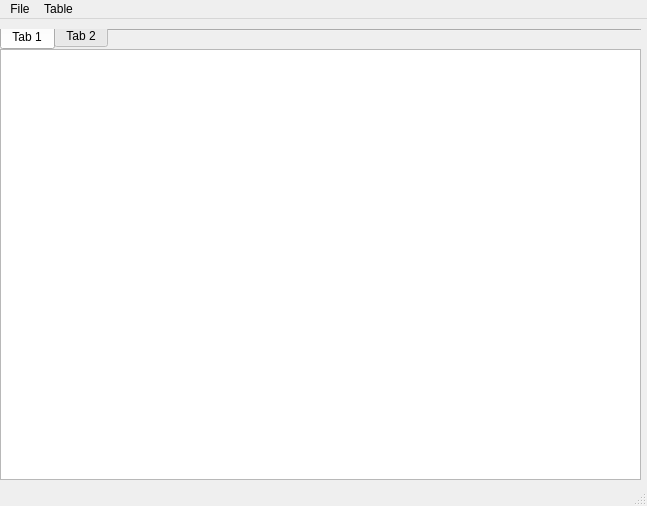
<?xml version="1.0" encoding="UTF-8"?>
<ui version="4.0">
 <class>MainWindow</class>
 <widget class="QMainWindow" name="MainWindow">
  <property name="geometry">
   <rect>
    <x>0</x>
    <y>0</y>
    <width>647</width>
    <height>506</height>
   </rect>
  </property>
  <property name="windowTitle">
   <string>CSV Files Editor</string>
  </property>
  <property name="toolButtonStyle">
   <enum>Qt::ToolButtonIconOnly</enum>
  </property>
  <property name="dockOptions">
   <set>QMainWindow::AllowTabbedDocks|QMainWindow::AnimatedDocks</set>
  </property>
  <property name="unifiedTitleAndToolBarOnMac">
   <bool>false</bool>
  </property>
  <widget class="QWidget" name="centralwidget">
   <widget class="QWidget" name="gridLayoutWidget">
    <property name="geometry">
     <rect>
      <x>0</x>
      <y>30</y>
      <width>641</width>
      <height>431</height>
     </rect>
    </property>
    <layout class="QGridLayout" name="gridLayout">
     <item row="0" column="0">
      <widget class="QTableView" name="tableView"/>
     </item>
    </layout>
   </widget>
   <widget class="QTabWidget" name="pagesTabs">
    <property name="geometry">
     <rect>
      <x>0</x>
      <y>10</y>
      <width>641</width>
      <height>21</height>
     </rect>
    </property>
    <property name="tabPosition">
     <enum>QTabWidget::South</enum>
    </property>
    <property name="currentIndex">
     <number>0</number>
    </property>
    <widget class="QWidget" name="tab_3">
     <attribute name="title">
      <string>Tab 1</string>
     </attribute>
    </widget>
    <widget class="QWidget" name="tab_4">
     <attribute name="title">
      <string>Tab 2</string>
     </attribute>
    </widget>
   </widget>
   <zorder>pagesTabs</zorder>
   <zorder>gridLayoutWidget</zorder>
  </widget>
  <widget class="QMenuBar" name="menubar">
   <property name="geometry">
    <rect>
     <x>0</x>
     <y>0</y>
     <width>647</width>
     <height>20</height>
    </rect>
   </property>
   <widget class="QMenu" name="menuFile">
    <property name="title">
     <string>File</string>
    </property>
    <addaction name="actionOpen"/>
    <addaction name="actionSave"/>
    <addaction name="actionClose"/>
   </widget>
   <widget class="QMenu" name="menuTable">
    <property name="title">
     <string>Table</string>
    </property>
    <addaction name="actionSearch"/>
    <addaction name="actionInsert"/>
    <addaction name="actionRemove"/>
   </widget>
   <addaction name="menuFile"/>
   <addaction name="menuTable"/>
  </widget>
  <widget class="QStatusBar" name="statusbar"/>
  <action name="actionOpen">
   <property name="text">
    <string>Open...</string>
   </property>
  </action>
  <action name="actionClose">
   <property name="text">
    <string>Close</string>
   </property>
  </action>
  <action name="actionSave">
   <property name="text">
    <string>Save</string>
   </property>
  </action>
  <action name="actionSearch">
   <property name="text">
    <string>Search by...</string>
   </property>
  </action>
  <action name="actionInsert">
   <property name="text">
    <string>Insert...</string>
   </property>
  </action>
  <action name="actionRemove">
   <property name="text">
    <string>Remove</string>
   </property>
  </action>
 </widget>
 <resources/>
 <connections/>
</ui>
